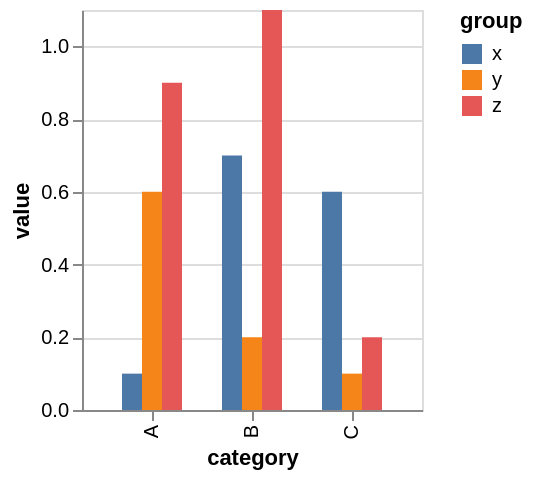

Vega-Lite specification for this chart:
### Vega specification from a JSON file in a GitHub repository (floating-point values rounded to 4 significant figures)
{"$schema": "https://vega.github.io/schema/vega/v5.json", "background": "white", "padding": 5, "height": 200, "style": "cell", "data": [{"name": "source_0", "values": [{"category": "A", "group": "x", "value": 0.1}, {"category": "A", "group": "y", "value": 0.6}, {"category": "A", "group": "z", "value": 0.9}, {"category": "B", "group": "x", "value": 0.7}, {"category": "B", "group": "y", "value": 0.2}, {"category": "B", "group": "z", "value": 1.1}, {"category": "C", "group": "x", "value": 0.6}, {"category": "C", "group": "y", "value": 0.1}, {"category": "C", "group": "z", "value": 0.2}]}, {"name": "data_0", "source": "source_0", "transform": [{"type": "filter", "expr": "isValid(datum[\"value\"]) && isFinite(+datum[\"value\"])"}]}], "signals": [{"name": "x_step", "value": 50}, {"name": "width", "update": "bandspace(domain('x').length, 0.4, 0.4) * x_step"}], "marks": [{"name": "marks", "type": "rect", "style": ["bar"], "from": {"data": "data_0"}, "encode": {"update": {"fill": {"scale": "color", "field": "group"}, "ariaRoleDescription": {"value": "bar"}, "description": {"signal": "\"category: \" + (isValid(datum[\"category\"]) ? datum[\"category\"] : \"\"+datum[\"category\"]) + \"; value: \" + (format(datum[\"value\"], \"\")) + \"; group: \" + (isValid(datum[\"group\"]) ? datum[\"group\"] : \"\"+datum[\"group\"])"}, "x": {"scale": "x", "field": "category", "offset": {"scale": "xOffset", "field": "group"}}, "width": {"scale": "xOffset", "band": 1}, "y": {"scale": "y", "field": "value"}, "y2": {"scale": "y", "value": 0}}}}], "scales": [{"name": "x", "type": "band", "domain": {"data": "data_0", "field": "category", "sort": true}, "range": {"step": {"signal": "x_step"}}, "padding": 0.4}, {"name": "y", "type": "linear", "domain": {"data": "data_0", "field": "value"}, "range": [{"signal": "height"}, 0], "nice": true, "zero": true}, {"name": "xOffset", "type": "band", "domain": {"data": "data_0", "field": "group", "sort": true}, "range": [0, {"signal": "bandwidth('x')"}]}, {"name": "color", "type": "ordinal", "domain": {"data": "data_0", "field": "group", "sort": true}, "range": "category"}], "axes": [{"scale": "y", "orient": "left", "gridScale": "x", "grid": true, "tickCount": {"signal": "ceil(height/40)"}, "domain": false, "labels": false, "aria": false, "maxExtent": 0, "minExtent": 0, "ticks": false, "zindex": 0}, {"scale": "x", "orient": "bottom", "grid": false, "title": "category", "labelAlign": "right", "labelAngle": 270, "labelBaseline": "middle", "zindex": 0}, {"scale": "y", "orient": "left", "grid": false, "title": "value", "labelOverlap": true, "tickCount": {"signal": "ceil(height/40)"}, "zindex": 0}], "legends": [{"fill": "color", "symbolType": "square", "title": "group"}]}
